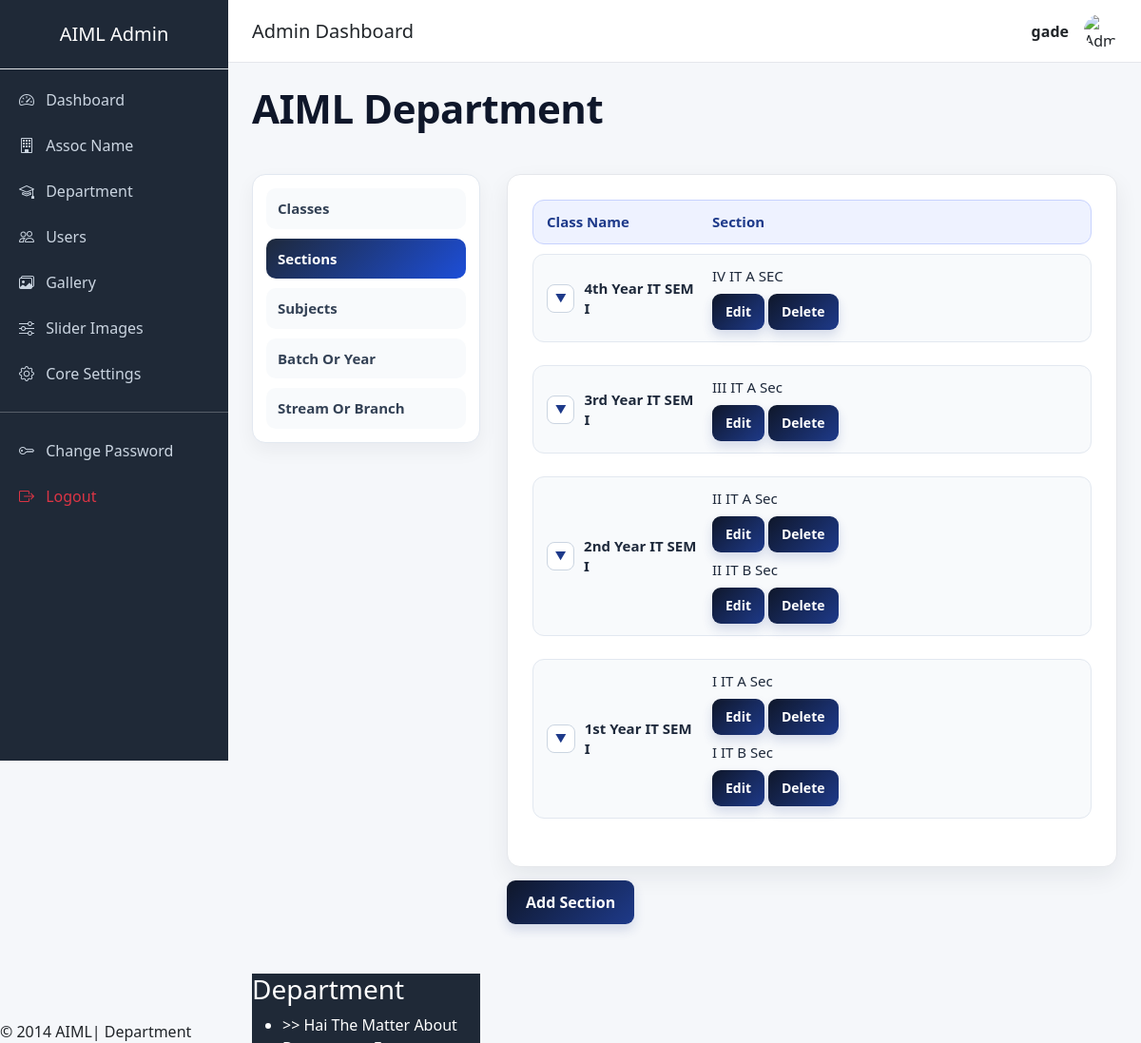
/admin/Section/sections.php (signed in), run on the app's committed database.
### tables this page shows
CREATE TABLE IF NOT EXISTS `class` (
  `id` int(11) NOT NULL AUTO_INCREMENT,
  `class_code` varchar(500) NOT NULL,
  `class_name` varchar(500) NOT NULL,
  PRIMARY KEY (`id`)
);

CREATE TABLE IF NOT EXISTS `section` (
  `id` int(11) NOT NULL AUTO_INCREMENT,
  `class_id` int(11) NOT NULL,
  `section_code` varchar(500) NOT NULL,
  `section_name` varchar(500) NOT NULL,
  PRIMARY KEY (`id`)
);

CREATE TABLE IF NOT EXISTS `highlights` (
  `id` int(11) NOT NULL AUTO_INCREMENT,
  `type` int(11) NOT NULL,
  `high_light` blob NOT NULL,
  PRIMARY KEY (`id`)
);

### libraries/mysql.class.php (called while the page is built, shortened)
<?php
class DataBasePDO
{
	private static $hostname	=  DB_SERVER;
	private static $username	=  DB_USER;
	private static $password	=  DB_PASS;
	private static $dbname		=  DB_DATABASE;
	private static $instance 	= FALSE;
	private $db;
	public $fetch_mode 			= PDO::FETCH_ASSOC;
	private $last_statement		= NULL;
	public function __construct($connect = true, $dataBase = null, $server = null,$userName = null, $passWord = null){
			return self::$instance;
	}
	public function connectToDB(){
			$dns='mysql:host='.self::$hostname.';dbname='.self::$dbname;
	    	self::$instance = new PDO($dns, self::$username, self::$password);
	    	self::$instance->setAttribute(PDO::ATTR_ERRMODE, PDO::ERRMODE_EXCEPTION);
	    	$this->db = self::$instance;
	}
	public function getAllResults($sqlQuery = NULL){
			$this->internalQuery($sqlQuery);
			$result = $this->last_statement->fetchAll();
			return $result;
	}
	public function internalQuery($sqlQuery = NULL){
			$stmt = $this->db->query($sqlQuery);
			$stmt->setFetchMode($this->fetch_mode);
			$this->last_statement = $stmt;
			return TRUE;
	}
}
?>

### libraries/functions.class.php (called while the page is built, shortened)
<?php
	include_once("mysql.class.php");
	class DataFunctions {
		public $dbObj;
		public function __construct(){
			$this->dbObj = new DataBasePDO();
	}
	 public function getClassesWOPO($table){
			$sql		= 'SELECT
								id, class_code, class_name
						   FROM
						   		'.$table.'
						   WHERE
						   		id != 0';
			$result		= $this->dbObj->getAllResults($sql);
			return $result;
	 }
	 public function getSections($table,$classId=NULL){
			if( $classId != NULL){
				$where	= 'class_id = '.$classId;
			}else{
				$where	= '';
			}
			$sql		= 'SELECT
								id, section_code, section_name
						   FROM
						   		'.$table.'
						   WHERE
						   		'.$where;
			$result		= $this->dbObj->getAllResults($sql);
			return $result;
	 }
	 public function getHighLights($table, $type){
			$sqlQuery	= 'SELECT id, type, high_light FROM '.$table.' WHERE type = '.$type.' ORDER BY id DESC';
			$result		= $this->dbObj->getAllResults($sqlQuery);
			return $result;
	}
}

### admin/Section/sections.php (the view, shortened to what this page needs)
<?php require_once(__DIR__ . '/../../config.php');
   require_once(LIB_PATH . '/functions.class.php');
   $fcObj	= new DataFunctions();
   $tbClass		= TB_CLASS;
   $tbSection	= TB_SECTION;
   $classes		= $fcObj->getClassesWOPO( $tbClass );
   $classesCnt	= sizeof($classes);
   for($i=0; $i<$classesCnt;$i++){
		$classId		= $classes[$i]['id'];
		$sections[$i]	= $fcObj->getSections($tbSection,$classId);
	}
	include_once('../layout/main_header.php');
?>
			<div id="page">
				<div id="content">
					<div class="post">
						<span class="alignCenter">
							<h4>AIML Department </h4>
						</span>
					</div>
					<div id='content_left' class='content_left'>
						<?php
							include_once('../layout/other_leftnav.php');
						?>
					</div>
					<div id='content_right' class='content_right'>
						<div class="comteeMem sections-list">
							<div class="committeeTitle">
								<div class='subjName'>
									Class Name
								</div>
								<div  class="subjMaterials">
									Section
								</div>
							</div>
							<?php
								for($j=0; $j< $classesCnt; $j++){
									if( !empty( $sections[$j] ) ){
							?>
									<div class="subjHeader class-group expanded">
										<div class='subjName class-toggle-wrap'>
											<button type="button" class="class-toggle" aria-expanded="true" title="Collapse">
												&#9660;
											</button>
										<?php
											echo $classes[$j]['class_name'];
										?>
										</div>
										<div class='subjMaterials class-items'>
											<?php
												$sectionsCnt	= sizeof($sections[$j]);
												for( $k=0;$k<$sectionsCnt;$k++){
													?>
														<div class="eventCandName">
															<?php
																echo $sections[$j][$k]['section_code'];
															?>
														</div>
														<div  class="eventCandName">
															<a href="edit_sections.php?section=<?php echo $sections[$j][$k]['id'];?>" >
																<input type="button" class="button" value="Edit" />
															</a>
															<a href="delete_sections.php?section=<?php echo $sections[$j][$k]['id'];?>" >
																<input type="button" class="button" id="delete" value="Delete"/>
															</a>
														</div>
													<?php
												}
											?>
										</div>
									</div>
									<br class="clearfix" />
							<?php
									}
								}
							?>
						</div>
						<div  class="eventCandName">
							<a href="add_section.php" >
								<input type="button" class="button" value="Add Section" />
							</a>
						</div>
					</div>
					<br class="clearfix" />
				</div>
				<?php
					include_once('../layout/sidebar.php');
				?>
				<br class="clearfix" />
			</div>
		</div>
<?php
	include_once('../layout/footer.php');
?>

### admin/layout/sidebar.php (shortened to what this page needs)
	<?php
	$tbHighLights		= TB_HIGHLIGHTS;
	$DepHighLights	= $fcObj->getHighLights( $tbHighLights, DEPARTMENT );
	$DeptHighCnt		= count( $DepHighLights );
?>				<div class="sidebar">
					<div class="post">
						<h3 class="sideHeader">AIML</h3>
						<?php
							if( isset( $_SESSION['adminId'] ) ){
						?>
						<div  class="addHighLight">
							<a href="add_highlight.php" >
							</a>
						</div>
						<?php
							}
						?>
					</div>
				</div>
				<div class="sidebar">
					<div class="post">
						<h3 class="sideHeader">Department</h3>
						<marquee behavior="scroll" direction="up" scrollamount="1" onMouseOver="this.stop();" onMouseOut="this.start();" height="140">
							<ul>
								<?php
									for ( $i=0; $i<$DeptHighCnt; $i++){
									?>
										<li <?php if( $i == 0 ){?> class="first" <?php }?>>
											>> <?php
												echo $DepHighLights[$i]['high_light'];
											?>
										</li>
									<?php
									}
								?>
							</ul>
						</marquee>
					</div>
				</div>

### admin/layout/main_header.php (style rules this page uses)
body { overflow-x: hidden; background: #f5f7fa; }
.sidebar { height: 100vh; background: #1f2937; color: #fff; position: fixed; width: 240px; }
.sidebar a { color: #cbd5e1; text-decoration: none; display: block; padding: 12px 20px; transition: 0.3s; }

### admin/layout/core_forms_style.php (style rules this page uses)
#page { max-width: 1120px; margin: 0 auto; }
#content { display: grid; grid-template-columns: 240px minmax(320px, 680px); gap: 28px; align-items: start; }
#content .post { grid-column: 1 / -1; margin-bottom: 2px; }
#content .post h4 { margin: 0; font-size: 42px; line-height: 1.1; font-weight: 800; letter-spacing: -0.5px; color: #0f172a; }
#content_left { background: #ffffff; border: 1px solid #e2e8f0; border-radius: 14px; padding: 14px; box-shadow: 0 8px 20px rgba(15, 23, 42, 0.05); min-height: 120px; }
#content_right .comteeMem { background: #ffffff; padding: 26px; border: 1px solid #e5e7eb; border-radius: 14px; box-shadow: 0 10px 24px rgba(15, 23, 42, 0.07); }
#content_right .committeeTitle, #content_right .subjHeader, #content_right .usersDetHeader { display: grid; grid-template-columns: minmax(160px, 1fr) minmax(220px, 1.4fr) minmax(180px, 1fr); gap: 14px; align-items: center; padding: 12px 14px; border-radius: 12px; }
#content_right .committeeTitle { background: #eef2ff; border: 1px solid #c7d2fe; color: #1e3a8a; font-weight: 700; margin-bottom: 10px; }
#content_right .subjHeader, #content_right .usersDetHeader { background: #f8fafc; border: 1px solid #e2e8f0; color: #1e293b; }
#content_right .subjName, #content_right .subjMaterials, #content_right .eventCandName { font-size: 15px; line-height: 1.4; word-break: break-word; }
#content_right .subjMaterials .eventCandName { margin-bottom: 8px; }
#content_right .subjMaterials .eventCandName:last-child { margin-bottom: 0; }
#content_right .eventCandName a { text-decoration: none; }
#content_right .eventCandName input.button, #content_right .subjMaterials input.button { padding: 8px 14px; border: 0; border-radius: 9px; background: linear-gradient(135deg, #0f172a, #1e3a8a); color: #ffffff; font-size: 14px; font-weight: 600; min-height: 38px; cursor: pointer; box-shadow: 0 6px 12px rgba(30, 58, 138, 0.16); transition: transform .2s ease, filter .2s ease, box-shadow .2s ease; }
#content_right > .eventCandName { margin-top: 14px; }
#content_right > .eventCandName input.button { min-height: 46px; padding: 10px 20px; font-size: 16px; }

### admin/Section/sections.php (style rules this page uses)
.sections-list .class-group { grid-template-columns: minmax(210px, 1fr) minmax(260px, 2fr); }
.sections-list .class-toggle-wrap { display: flex; align-items: center; gap: 10px; font-weight: 700; }
.sections-list .class-toggle { width: 30px; height: 30px; border: 1px solid #cbd5e1; border-radius: 8px; background: #ffffff; color: #1e3a8a; font-size: 12px; line-height: 1; cursor: pointer; display: inline-flex; align-items: center; justify-content: center; }

### data on the page
class: class_name "4th Year IT SEM I"
section: section_code "IV IT A SEC"
class: class_name "3rd Year IT SEM I"
section: section_code "III IT A Sec"
class: class_name "2nd Year IT SEM I"
section: section_code "II IT A Sec"
section: section_code "II IT B Sec"
class: class_name "1st Year IT SEM I"
section: section_code "I IT A Sec"
section: section_code "I IT B Sec"
highlights: high_light "Hai The Matter About…"

### other printed values
$_SESSION['adminFirstName'] "gade"
